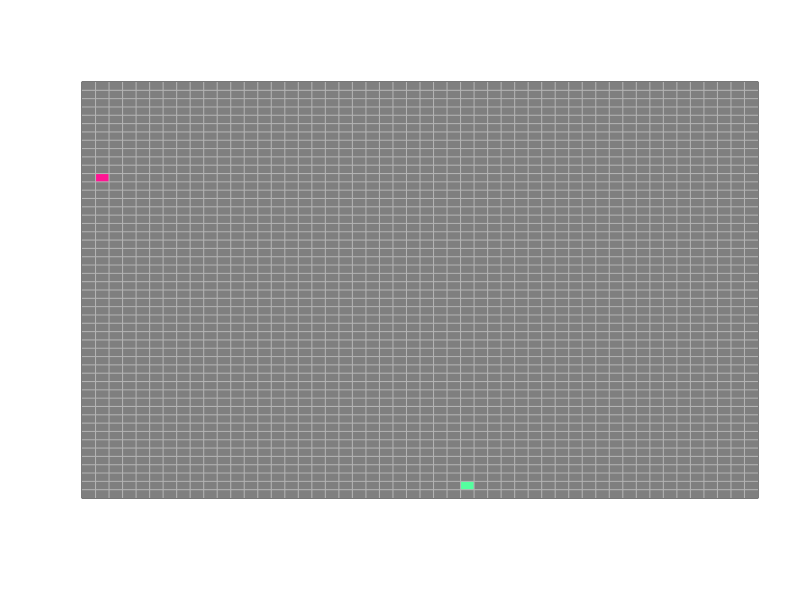
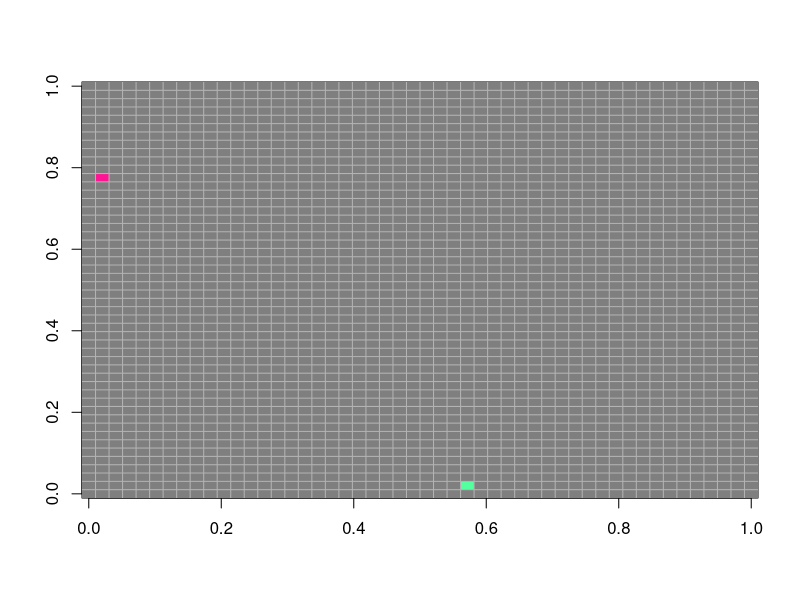
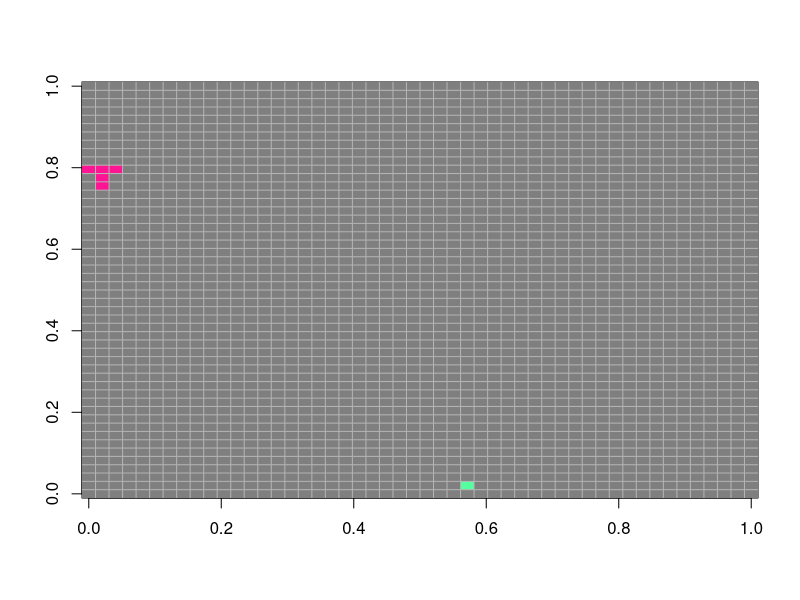
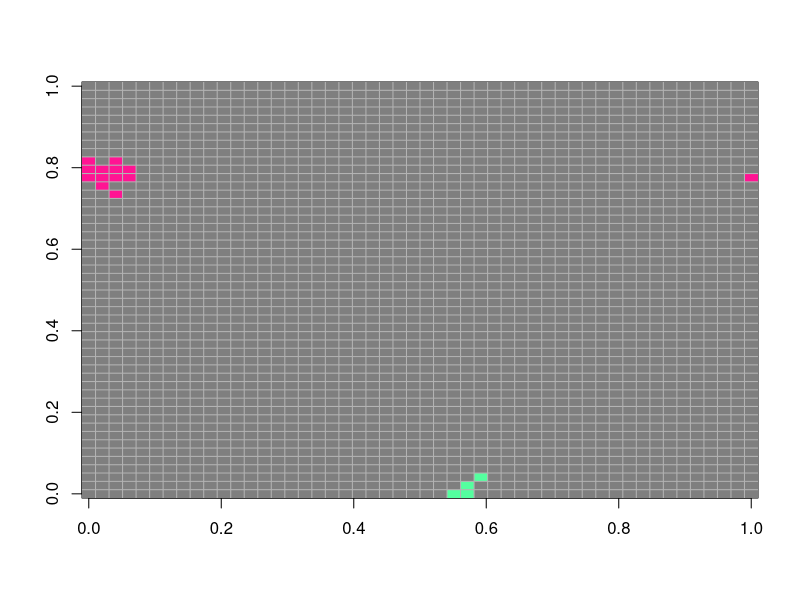
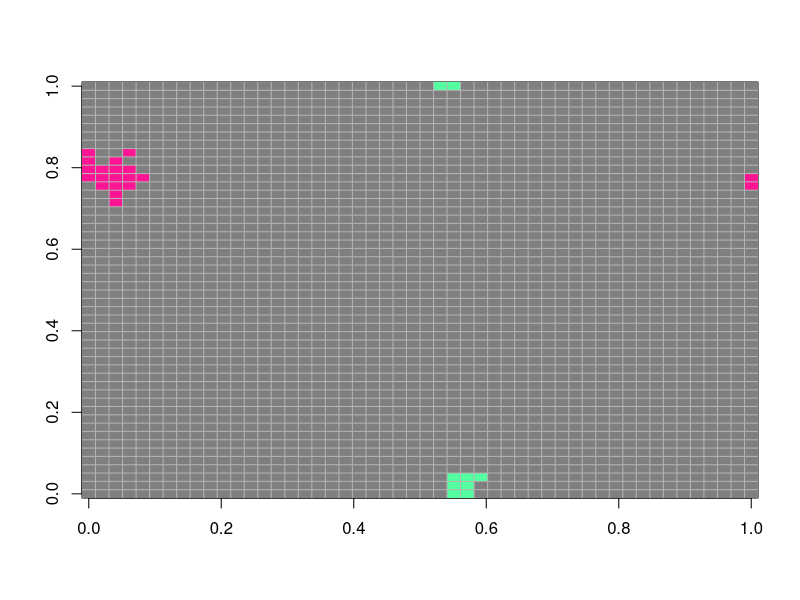
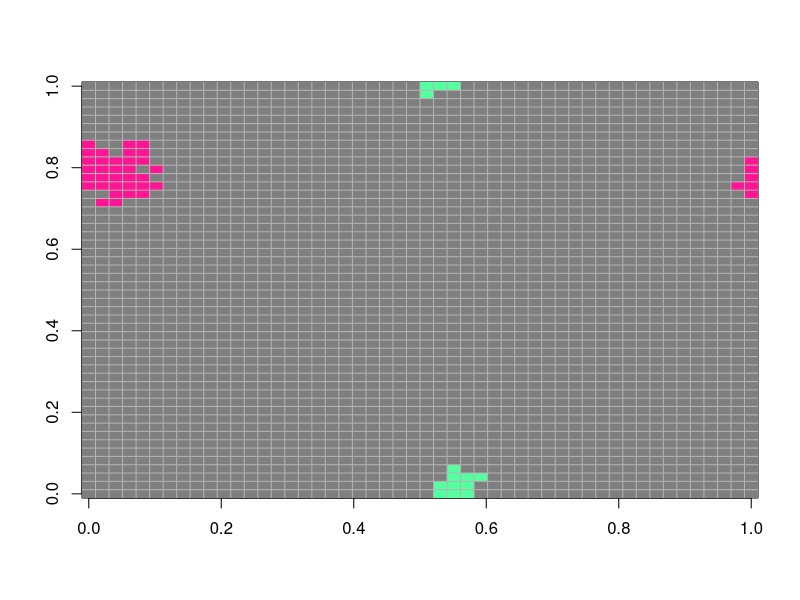
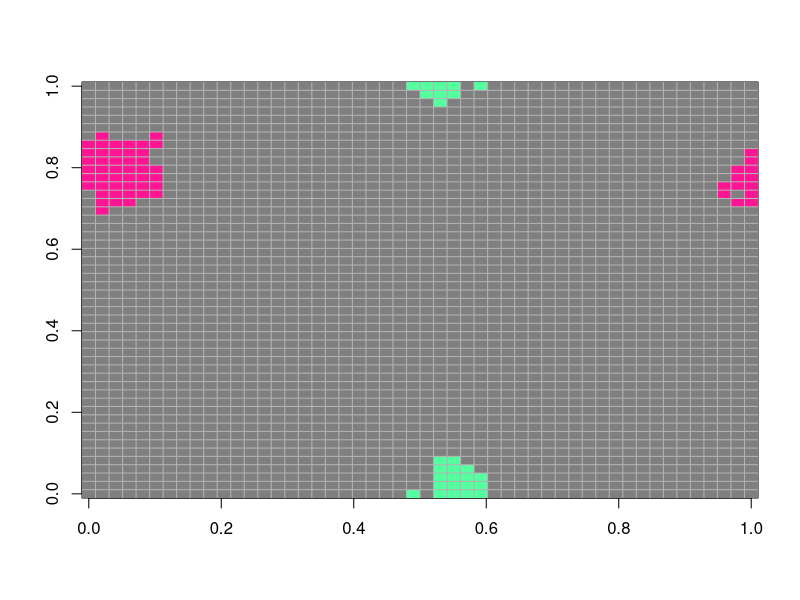
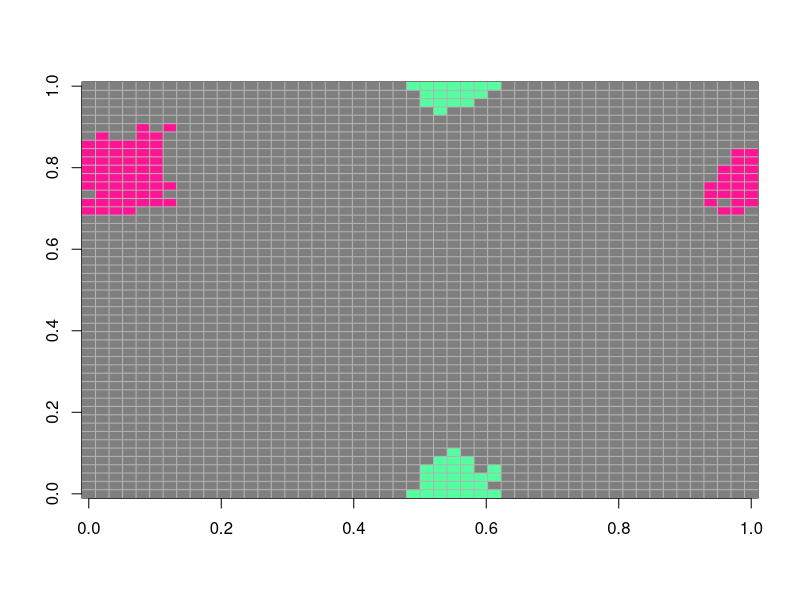

Recreate these plots in R, in order.
## Competencia entre plasmidos<

rm(list=ls())

n=50 
mat=matrix(ncol=n,nrow=n,0) 

mat[2,39]=1 
mat[29,2]=2 
image(mat,col=c("grey50","deeppink","seagreen1"),yaxt="n",xaxt="n",zlim=c(0,2)) 
grid(nx=n,ny=n,col="grey70",lty=1)

temp=mat
t=80 
n_helalthy=rep(0,t) 
n_infected=rep(0,t) 
n_resistant=rep(0,t) 

for (k in 1:t){ 
  kH=0 
  kI=0 
  kR=0 
  for (i in 1:n){
    for (j in 1:n){
      if (mat[i,j]==0) { kH=kH+1} 
      if (mat[i,j]==1) { kI=kI+1} 
      if (mat[i,j]==2) { kR=kR+1} 
      R = 0 
      R1= 0
      
      # inicia conteos
      if (mat[i,j]==0){ 
        E=i+1
        W=i-1
        N=j-1
        S=j+1
       
        if (E==n+1) { E=1}
        if (W==0) { W=n}
        if (N==0) { N=n}
        if (S==n+1) { S=1}
        
        if(mat[E,j]==1){R=R+1} # East
        if(mat[W,j]==1){R=R+1} # West
        if(mat[i,N]==1){R=R+1} # North
        if(mat[i,S]==1){R=R+1} # South
        if(mat[E,N]==1){R=R+1} # North East
        if(mat[E,S]==1){R=R+1} # South East
        if(mat[W,N]==1){R=R+1} # North West
        if(mat[W,S]==1){R=R+1} # South West
      }
      a=-1.5
      b=0.6
      Pinfect=(1/(1+exp(-(a+b*R)))) 
      g<-runif(1) 
      if (g<Pinfect & mat[i,j]==0 & R>0){
        temp[i,j]=1 
      } 
      
      if (mat[i,j]==0){ 
        E=i+1
        W=i-1
        N=j-1
        S=j+1
        
        if (E==n+1) { E=1}
        if (W==0) { W=n}
        if (N==0) { N=n}
        if (S==n+1) { S=1}
        
        if(mat[E,j]==2){R1=R1+1} # East
        if(mat[W,j]==2){R1=R1+1} # West
        if(mat[i,N]==2){R1=R1+1} # North
        if(mat[i,S]==2){R1=R1+1} # South
        if(mat[E,N]==2){R1=R1+1} # North East
        if(mat[E,S]==2){R1=R1+1} # South East
        if(mat[W,N]==2){R1=R1+1} # North West
        if(mat[W,S]==2){R1=R1+1} # South West
      }
      a1<- -1.5
      b1<- 0.9
      Pinfect1<- (1/(1+exp(-(a+b*R1)))) 
      g1<- runif(1) 
      if (g1<Pinfect1 & mat[i,j]==0 & R1>0){
        temp[i,j]=2 
      }
     
      if (mat[i,j]==2){ 
        E=i+1
        W=i-1
        N=j-1
        S=j+1
       
        if (E==n+1) { E=1}
        if (W==0) { W=n}
        if (N==0) { N=n}
        if (S==n+1) { S=1}
       
        if(mat[E,j]==1){R=R+1} # East
        if(mat[W,j]==1){R=R+1} # West
        if(mat[i,N]==1){R=R+1} # North
        if(mat[i,S]==1){R=R+1} # South
        if(mat[E,N]==1){R=R+1} # North East
        if(mat[E,S]==1){R=R+1} # South East
        if(mat[W,N]==1){R=R+1} # North West
        if(mat[W,S]==1){R=R+1} # South West
      }
      a=-1.5
      b=0.6
      Pinfect=(1/(1+exp(-(a+b*R)))) 
      g2<-runif(1) 
      if (g2<Pinfect & mat[i,j]==2 & R>0){
        temp[i,j]=1 
      }
      
      if (mat[i,j]==1){ 
        E=i+1
        W=i-1
        N=j-1
        S=j+1
       
        if (E==n+1) { E=1}
        if (W==0) { W=n}
        if (N==0) { N=n}
        if (S==n+1) { S=1}
       
        if(mat[E,j]==2){R1=R1+1} # East
        if(mat[W,j]==2){R1=R1+1} # West
        if(mat[i,N]==2){R1=R1+1} # North
        if(mat[i,S]==2){R1=R1+1} # South
        if(mat[E,N]==2){R1=R1+1} # North East
        if(mat[E,S]==2){R1=R1+1} # South East
        if(mat[W,N]==2){R1=R1+1} # North West
        if(mat[W,S]==2){R1=R1+1} # South West
      }
      a1<- -1.5
      b1<- 0.9
      Pinfect1<- (1/(1+exp(-(a+b*R1)))) 
      g3<- runif(1) 
      if (g3<Pinfect1 & mat[i,j]==1 & R1>0){
        temp[i,j]=2 
      }
      
      
    }
  }
  image(mat,col=c("grey50","deeppink","seagreen1"),add=F,,zlim=c(0,2)) 
  grid(nx=n,ny=n,col="grey70",lty=1)
  Sys.sleep(0.1) 
  mat=temp 
  n_helalthy[k]=kH
  n_infected[k]=kI
  n_resistant[k]=kR
}
